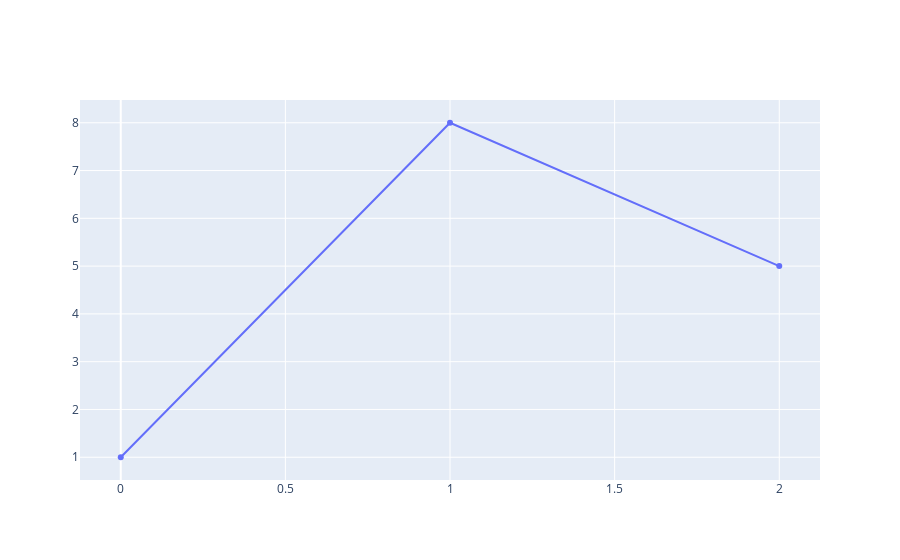

Here is the notebook cell this chart was saved with:
### Markdown cell above
> Press shift + enter on the cell above.  
> Then press shift + enter on the cell below to plot.

> To see how this works, change the numbers in `values` to update the plot just by changing the argument.

### Code cell
values = [1, 8, 5]

plot(values)

### Figure 1 — Plotly figure (JSON) as saved in the notebook; plotly's stock layout.template omitted (floating-point values rounded to 4 significant figures)
{"data": [{"type": "scatter", "y": [1, 8, 5]}], "layout": {"autosize": true, "xaxis": {"autorange": true, "range": [-0.1243, 2.124]}, "yaxis": {"autorange": true, "range": [0.4873, 8.513], "type": "linear"}}}
